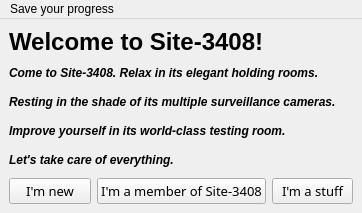
<?xml version="1.0" encoding="UTF-8"?>
<ui version="4.0">
 <class>Welcome</class>
 <widget class="QMainWindow" name="Welcome">
  <property name="geometry">
   <rect>
    <x>0</x>
    <y>0</y>
    <width>362</width>
    <height>213</height>
   </rect>
  </property>
  <property name="windowTitle">
   <string>Welcome to Site3408!</string>
  </property>
  <widget class="QWidget" name="centralwidget">
   <layout class="QGridLayout" name="gridLayout">
    <item row="0" column="0" colspan="3">
     <widget class="QLabel" name="label">
      <property name="text">
       <string>&lt;html&gt;&lt;head/&gt;&lt;body&gt;&lt;p&gt;&lt;span style=&quot; font-size:18pt; font-weight:600;&quot;&gt;Welcome to Site-3408!&lt;/span&gt;&lt;/p&gt;&lt;/body&gt;&lt;/html&gt;</string>
      </property>
     </widget>
    </item>
    <item row="1" column="0" colspan="3">
     <widget class="QLabel" name="label_2">
      <property name="text">
       <string>&lt;html&gt;&lt;head/&gt;&lt;body&gt;&lt;p&gt;&lt;span style=&quot; font-size:9pt; font-weight:600; font-style:italic;&quot;&gt;Come to Site-3408. Relax in its elegant holding rooms.&lt;/span&gt;&lt;/p&gt;&lt;/body&gt;&lt;/html&gt;</string>
      </property>
     </widget>
    </item>
    <item row="2" column="0" colspan="3">
     <widget class="QLabel" name="label_3">
      <property name="text">
       <string>&lt;html&gt;&lt;head/&gt;&lt;body&gt;&lt;p&gt;&lt;span style=&quot; font-size:9pt; font-weight:600; font-style:italic;&quot;&gt;Resting in the shade of its multiple surveillance cameras.&lt;/span&gt;&lt;/p&gt;&lt;/body&gt;&lt;/html&gt;</string>
      </property>
     </widget>
    </item>
    <item row="3" column="0" colspan="3">
     <widget class="QLabel" name="label_4">
      <property name="text">
       <string>&lt;html&gt;&lt;head/&gt;&lt;body&gt;&lt;p&gt;&lt;span style=&quot; font-size:9pt; font-weight:600; font-style:italic;&quot;&gt;Improve yourself in its world-class testing room. &lt;/span&gt;&lt;/p&gt;&lt;/body&gt;&lt;/html&gt;</string>
      </property>
     </widget>
    </item>
    <item row="4" column="0" colspan="3">
     <widget class="QLabel" name="label_5">
      <property name="text">
       <string>&lt;html&gt;&lt;head/&gt;&lt;body&gt;&lt;p&gt;&lt;span style=&quot; font-size:9pt; font-weight:600; font-style:italic;&quot;&gt;Let's take care of everything.&lt;/span&gt;&lt;/p&gt;&lt;/body&gt;&lt;/html&gt;</string>
      </property>
     </widget>
    </item>
    <item row="5" column="0">
     <widget class="QPushButton" name="Imnew">
      <property name="minimumSize">
       <size>
        <width>0</width>
        <height>23</height>
       </size>
      </property>
      <property name="font">
       <font>
        <family>Poor Richard</family>
        <pointsize>10</pointsize>
       </font>
      </property>
      <property name="text">
       <string>I'm new</string>
      </property>
     </widget>
    </item>
    <item row="5" column="1">
     <widget class="QPushButton" name="Imamember">
      <property name="font">
       <font>
        <family>Poor Richard</family>
        <pointsize>10</pointsize>
       </font>
      </property>
      <property name="text">
       <string>I'm a member of Site-3408</string>
      </property>
     </widget>
    </item>
    <item row="5" column="2">
     <widget class="QPushButton" name="Imastuff">
      <property name="font">
       <font>
        <family>Poor Richard</family>
        <pointsize>10</pointsize>
       </font>
      </property>
      <property name="text">
       <string>I'm a stuff</string>
      </property>
     </widget>
    </item>
   </layout>
  </widget>
  <widget class="QMenuBar" name="menubar">
   <property name="geometry">
    <rect>
     <x>0</x>
     <y>0</y>
     <width>362</width>
     <height>22</height>
    </rect>
   </property>
   <widget class="QMenu" name="menuNULL">
    <property name="title">
     <string>Save your progress</string>
    </property>
    <addaction name="separator"/>
    <addaction name="actionSave"/>
    <addaction name="actionDelete_permanently"/>
   </widget>
   <addaction name="menuNULL"/>
  </widget>
  <action name="actionSave">
   <property name="text">
    <string>Save</string>
   </property>
  </action>
  <action name="actionDelete_permanently">
   <property name="text">
    <string>Delete permanently</string>
   </property>
  </action>
 </widget>
 <resources/>
 <connections>
  <connection>
   <sender>Imnew</sender>
   <signal>clicked()</signal>
   <receiver>label</receiver>
   <slot>clear()</slot>
   <hints>
    <hint type="sourcelabel">
     <x>59</x>
     <y>150</y>
    </hint>
    <hint type="destinationlabel">
     <x>181</x>
     <y>46</y>
    </hint>
   </hints>
  </connection>
 </connections>
</ui>
